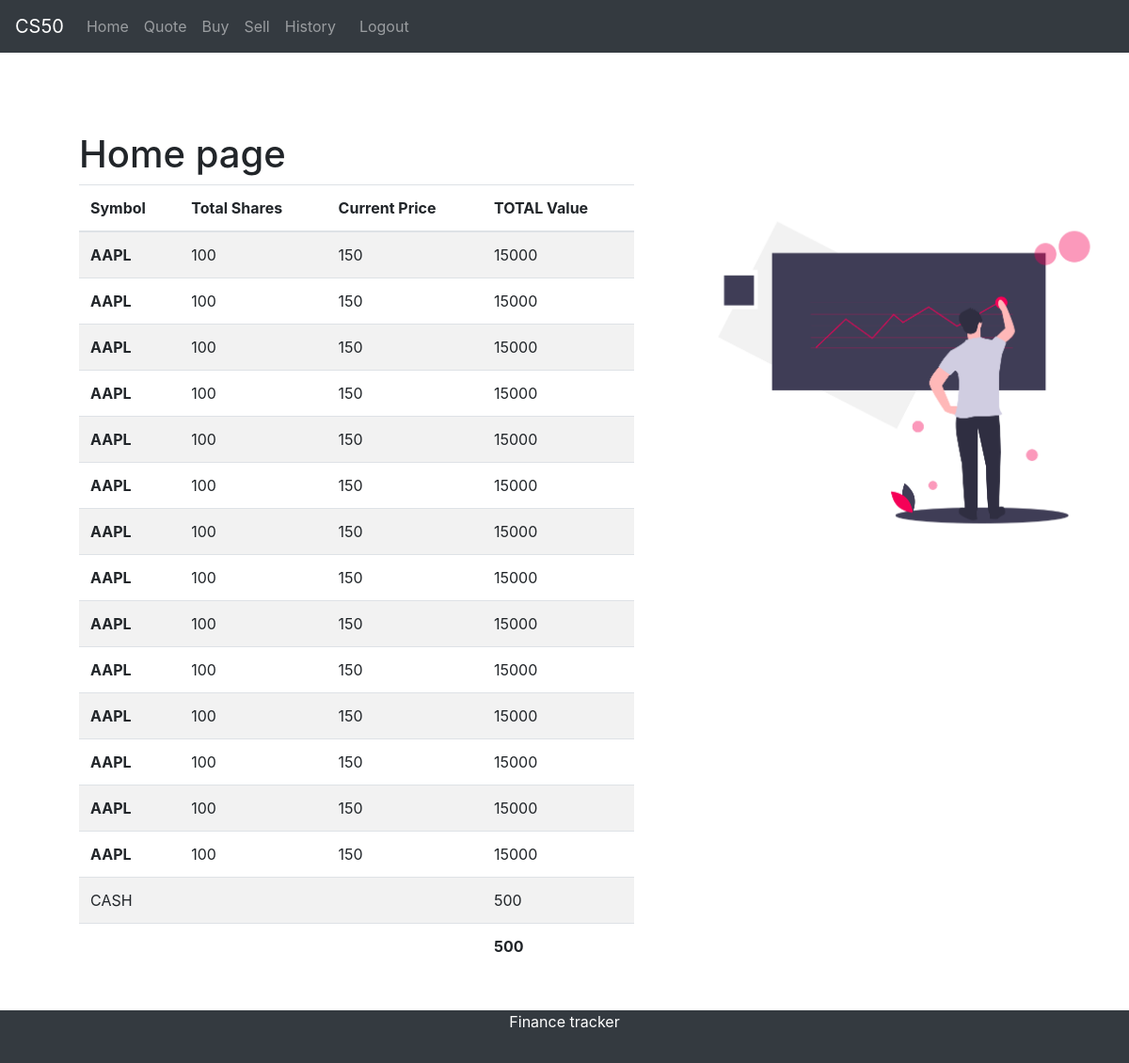
The page /home (signed in) on the database as committed earlier.
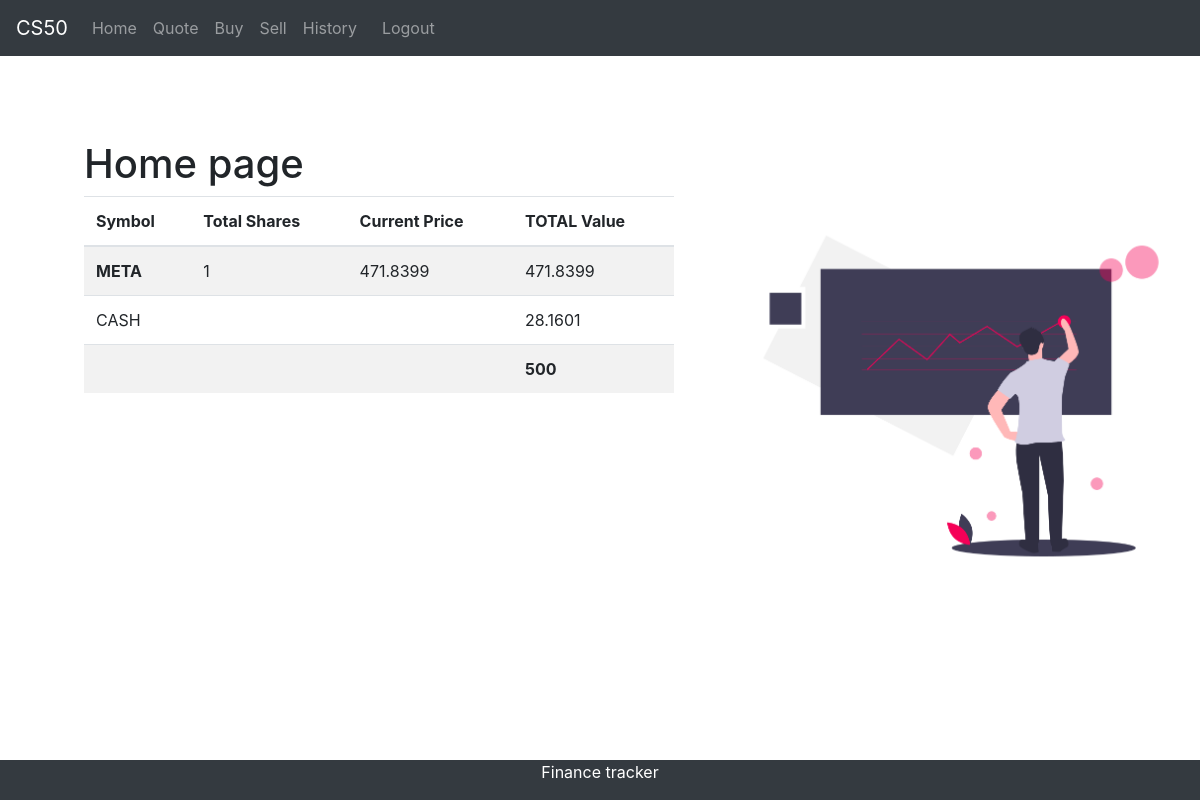
The same page on the database as committed later.
### main.py (models this page shows)
class Stock(db.Model):
    __tablename__ = "stock"
    id = db.Column(db.Integer, primary_key=True)
    name = db.Column(db.String(50))
    qty = db.Column(db.Integer)
    owner_id = db.Column(db.Integer, db.ForeignKey("user.id"))
    price = db.Column(db.Integer)

class User(db.Model):
    __tablename__ = "user"
    id = db.Column(db.Integer, primary_key=True)
    email = db.Column(db.String(50))
    password = db.Column(db.String(100))
    cash_in_hand = db.Column(db.Integer, default=500)
    stock = db.relationship("Stock", backref="owner")

### main.py (the view)
@app.route("/home")
def home():
    user_id = session["user"]
    u = User.query.get(user_id)
    stock = Stock.query.all()
    return render_template("home.html", stock=stock, user=user_id, cash=u.cash_in_hand)

### templates/home.html
 {% extends "base.html"%} {% block content%}
<h1>Home page</h1>
<div class="row">
    <div class="col-7">
        <table class="table table-striped table-hover">
            <thead>
                <th scope="col">Symbol</th>
                <th scope="col">Total Shares</th>
                <th scope="col">Current Price</th>
                <th scope="col">TOTAL Value</th>
            </thead>
            <tbody>
                <tr>
                    {% for t in stock %} {% if t.owner_id == user%}
                    <th scope="row">{{ t.name }}</th>
                    <td>{{t.qty }}</td>
                    <td>{{t.price }}</td>
                    <td>{{t.qty * t.price }}</td>
                </tr>
                {% endif %} {% endfor %}
                <tr>
                    <td>CASH</td>
                    <td></td>
                    <td></td>
                    <td>{{cash}}</td>
                </tr>
                <tr>
                    <td></td>
                    <td></td>
                     <td></td>
                        <td><b>500</b></td>
                </tr>
            </tbody>
        </table>
    </div>
    <div class="col-5">
        <img src="/static/homePg.png" alt="" height="400">
    </div>
</div>
{% endblock%}

### templates/base.html (shortened to what this page needs)
<!DOCTYPE html>
<html lang="en">
<head>
    <link rel="stylesheet" href="/static/base.css">
    <link rel="stylesheet" href="https://stackpath.bootstrapcdn.com/bootstrap/4.3.1/css/bootstrap.min.css"
>
</head>
<body>
    <nav class="navbar navbar-expand-sm bg-dark navbar-dark">
        <a class="navbar-brand" href="/home">CS50</a>
        <div class="collapse navbar-collapse" id="collapsibleNavbar">
            <ul class="nav navbar-nav ">
                <li class="nav-item">
                    <a class="nav-link" href="/home">Home</a>
                </li>
                <li class="nav-item">
                    <a class="nav-link" href="/quote">Quote</a>
                </li>
                <li class="nav-item">
                    <a class="nav-link" href="/buy">Buy</a>
                </li>
                <li class="nav-item">
                    <a class="nav-link" href="/sell">Sell</a>
                </li>
                <li class="nav-item">
                    <a class="nav-link" href="/history">History</a>
                </li>
                <li class="nav-item">
                    <a class="nav-link" href="/logout"> &nbsp Logout</a>
                </li>
            </ul>
        </div>
    </nav>
    <div class="content">
        {% block content%} {% endblock%}
    </div>
    <div class="footer">
        <p class="text-center"> Finance tracker</p>
    </div>
</body>
</html>

### static/base.css (style rules this page uses)
body { color:#1864ab; background-color:#f1f3f5; font-size:40px; }
.navbar { margin-bottom:1%; }
.content { padding:2%; margin:5%; }
.footer { position: fixed; height:10%; top:95%; left: 0; bottom: 0; width: 100%; background-color: #343a40; color: white; text-align: center; }

Rows that differ between the two databases and show on the page:
removed Stock: name "AAPL", qty "100", price "150", t.qty*t.price "15000"
removed Stock: name "AAPL", qty "100", price "150", t.qty*t.price "15000"
removed Stock: name "AAPL", qty "100", price "150", t.qty*t.price "15000"
removed Stock: name "AAPL", qty "100", price "150", t.qty*t.price "15000"
removed Stock: name "AAPL", qty "100", price "150", t.qty*t.price "15000"
removed Stock: name "AAPL", qty "100", price "150", t.qty*t.price "15000"
removed Stock: name "AAPL", qty "100", price "150", t.qty*t.price "15000"
removed Stock: name "AAPL", qty "100", price "150", t.qty*t.price "15000"
removed Stock: name "AAPL", qty "100", price "150", t.qty*t.price "15000"
removed Stock: name "AAPL", qty "100", price "150", t.qty*t.price "15000"
removed Stock: name "AAPL", qty "100", price "150", t.qty*t.price "15000"
removed Stock: name "AAPL", qty "100", price "150", t.qty*t.price "15000"
removed Stock: name "AAPL", qty "100", price "150", t.qty*t.price "15000"
changed Stock: name "AAPL" → "META"; qty "100" → "1"; price "150" → "471.8399"; t.qty*t.price "15000" → "471.8399"
changed User: cash_in_hand "500" → "28.1601"
